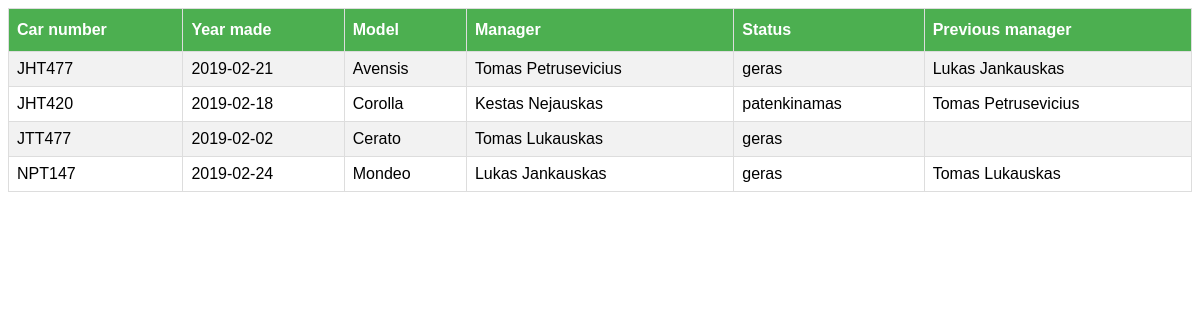
The page / on the database its author committed.
### tables this page shows
CREATE TABLE `cars` (
  `id` int(10) NOT NULL,
  `number` varchar(20) NOT NULL,
  `year_made` date NOT NULL,
  `model` varchar(50) NOT NULL
);

CREATE TABLE `statuses` (
  `id` int(11) NOT NULL,
  `name` varchar(20) NOT NULL,
  `parent_id` int(11) NOT NULL
);

### index.php (the view, shortened to what this page needs)
<!DOCTYPE html>
<html>
<head>
</head>
<body>
<table id="data">
<tr>
		<th>Car number</th>
		<th>Year made</th>
		<th>Model  </th>
		<th>Manager</th>
		<th>Status</th>
		<th>Previous manager</th>
</tr>
<?php
$database = new Database();
$db = $database->connect();
    $query = '
	SELECT
		c.number as car_number,
		c.year_made as year_made,
		c.model as model,
	CONCAT(u.name," ", s.name) as manager,
		st.name as status,
	CONCAT(
	  (SELECT u.name
       FROM car_management e1
       INNER JOIN users u ON u.id = e1.user_id
       INNER JOIN segments s ON s.id = e1.segments_id
       WHERE e1.id < car_management.id
       ORDER BY e1.id
       DESC LIMIT 1)
       ," ",
       (SELECT s.name
       FROM car_management e1
       INNER JOIN users u ON u.id = e1.user_id
       INNER JOIN segments s ON s.id = e1.segments_id
       WHERE e1.id < car_management.id
       ORDER BY e1.id
       DESC LIMIT 1)
       ) as previous_manager
	FROM car_management
 	INNER JOIN cars c ON c.id  = car_management.cars_id
    INNER JOIN segments s ON s.id = car_management.segments_id
    INNER JOIN users u ON u.id  = car_management.user_id
    INNER JOIN car_status ct ON c.id = ct.cars_id
    INNER JOIN statuses st ON st.id = ct.status_id
    ';
        $stmt = $db->prepare($query);
 		$stmt->execute();
 		$num = $stmt->rowCount();
if($num > 0){
	while($row = $stmt->fetch(PDO::FETCH_ASSOC)){
		extract($row);
		echo "<tr><td>";
		echo $car_number;
		echo "</td><td>";
		echo $year_made;
		echo "</td><td>";
		echo $model;
		echo "</td><td>";
		echo $manager;
		echo "</td><td>";
		echo $status;
		echo "</td><td>";
		echo $previous_manager;
		echo "</td>";
	}
	echo "</table>";
}
?>
</body>
</html>

### index.php (style rules this page uses)
#data { font-family: "Trebuchet MS", Arial, Helvetica, sans-serif; border-collapse: collapse; width: 100%; }
#data td, #data th { border: 1px solid #ddd; padding: 8px; }
#data tr:nth-child(even) { background-color: #f2f2f2; }
#data th { padding-top: 12px; padding-bottom: 12px; text-align: left; background-color: #4CAF50; color: white; }

### rows shown on the page
cars: number "JHT477", year_made "2019-02-21", model "Avensis", manager "Tomas Petrusevicius", statuses.name "geras", previous_manager "Lukas Jankauskas"
cars: number "JHT420", year_made "2019-02-18", model "Corolla", manager "Kestas Nejauskas", statuses.name "patenkinamas", previous_manager "Tomas Petrusevicius"
cars: number "JTT477", year_made "2019-02-02", model "Cerato", manager "Tomas Lukauskas", statuses.name "geras"
cars: number "NPT147", year_made "2019-02-24", model "Mondeo", manager "Lukas Jankauskas", statuses.name "geras", previous_manager "Tomas Lukauskas"
